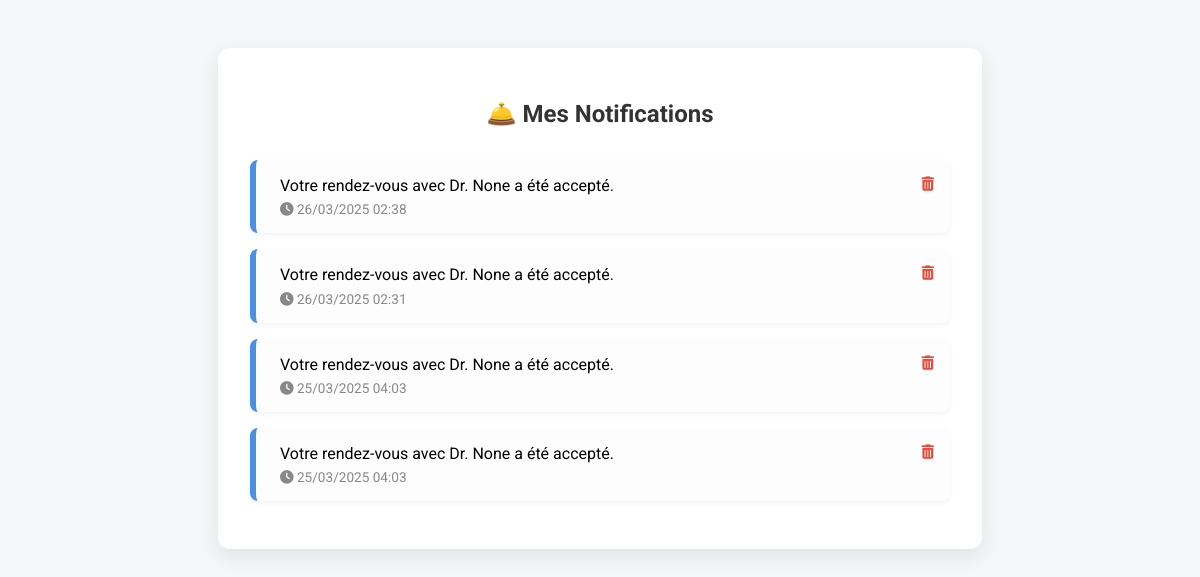
The page /notifications/ (signed in) on the database its author committed.
### patient/models.py (models this page shows, shortened)
class Notification(models.Model):
    user = models.ForeignKey(User, on_delete=models.CASCADE)
    message = models.TextField()
    is_read = models.BooleanField(default=False)
    timestamp = models.DateTimeField(auto_now_add=True)

### patient/views.py (the view)
# urls.py: path('notifications/', views.notifications_list, name='notifications_list'),
@login_required
def notifications_list(request):
    notifications = Notification.objects.filter(user=request.user).order_by('-timestamp')
    return render(request, 'patient/notifications.html', {'notifications': notifications})

### patient/templates/patient/notifications.html (shortened to what this page needs)
<!DOCTYPE html>
<html lang="fr">
<head>
    {% load static %}
    <link rel="stylesheet" href="https://cdnjs.cloudflare.com/ajax/libs/font-awesome/6.4.0/css/all.min.css">
</head>
<body>
    <div class="container">
        <h2>🛎️ Mes Notifications</h2>
        {% if notifications %}
            <ul>
                {% for notification in notifications %}
                    <li class="notification">
                        {{ notification.message }}
                        <span class="timestamp">
                            <i class="fas fa-clock"></i> {{ notification.timestamp|date:"d/m/Y H:i" }}
                        </span>
                        <a class="delete-btn" href="{% url 'delete_notification' notification.pk %}">
                            <i class="fas fa-trash-alt"></i>
                        </a>
                    </li>
                {% endfor %}
            </ul>
        {% else %}
            <p class="empty">Vous n'avez aucune notification pour le moment.</p>
        {% endif %}
    </div>
</body>
</html>

### patient/templates/patient/notifications.html (style rules this page uses)
body { margin: 0; font-family: 'Roboto', sans-serif; background-color: #f4f6f8; }
.container { max-width: 700px; margin: 3rem auto; padding: 2rem; background-color: white; border-radius: 12px; box-shadow: 0 8px 20px rgba(0, 0, 0, 0.08); }
h2 { text-align: center; margin-bottom: 2rem; color: #333; }
ul { list-style: none; padding: 0; }
li.notification { background-color: #fdfdfd; margin-bottom: 1rem; padding: 1rem 1.5rem; border-left: 6px solid #4a90e2; border-radius: 8px; position: relative; box-shadow: 0 2px 5px rgba(0,0,0,0.05); transition: transform 0.2s ease; }
.timestamp { display: block; font-size: 0.85rem; color: #888; margin-top: 0.4rem; }
.delete-btn { position: absolute; right: 1rem; top: 1rem; color: #e74c3c; text-decoration: none; font-size: 0.9rem; font-weight: bold; transition: color 0.2s ease; }

### rows shown on the page
Notification: message "Votre rendez-vous avec Dr. None a été accepté.", timestamp "26/03/2025 02:38"
Notification: message "Votre rendez-vous avec Dr. None a été accepté.", timestamp "26/03/2025 02:31"
Notification: message "Votre rendez-vous avec Dr. None a été accepté.", timestamp "25/03/2025 04:03"
Notification: message "Votre rendez-vous avec Dr. None a été accepté.", timestamp "25/03/2025 04:03"
